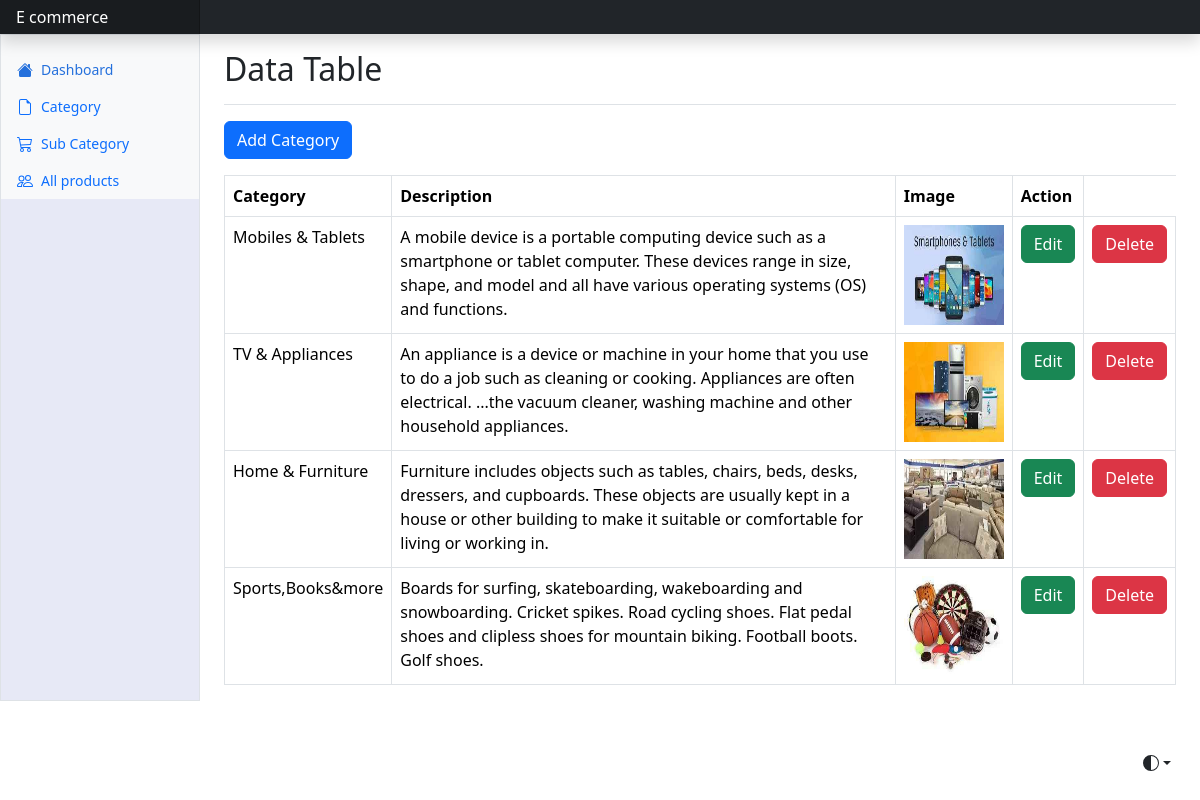
The app's page /category.php with its own data.
### tables this page shows
CREATE TABLE IF NOT EXISTS `category` (
  `id` int NOT NULL AUTO_INCREMENT,
  `category` varchar(30) NOT NULL,
  `description` varchar(1000) NOT NULL,
  `image` text NOT NULL,
  PRIMARY KEY (`id`)
);

### category.php (the view, shortened to what this page needs)
<?php require('header.php');?>
<?php require('sidebar.php');?>
<?php
$servername = "localhost";
$username = "root";
$password = "";
$dbname = "ecommercewebsite";
$conn = new mysqli($servername, $username, $password, $dbname);
?>
    <main class="col-md-9 ms-sm-auto col-lg-10 px-md-4">
      <div class="d-flex justify-content-between flex-wrap flex-md-nowrap align-items-center pt-3 pb-2 mb-3 border-bottom">
        <h1 class="h2">Data Table</h1>
      </div>
      <a href="addcategory.php" class="btn btn-primary">Add Category</a>
      <?php
    $selectquery="select * from category";
    $selectqueryvariable=$conn->query($selectquery);
      ?>
        <table class="table table-bordered mt-3">
            <thead class="thead-dark">
                <tr>
                    <th scope="col">Category</th>
                    <th scope="col">Description</th>
                    <th scope="col">Image</th>
                    <th scope="col">Action</th>
                </tr>
            </thead>
            <tbody>
            <?php while($row=$selectqueryvariable->fetch_assoc()){
 ?>
  <tr>
    <td scope="row"><?php echo $row['category']?></td>
    <td scope="row"><?php echo $row['description']?></td>
    <td><img src="./images/<?php echo $row['image'] ?>" width="100px" height="100px"></td>
    <td><a href="categoryedit.php?id=<?php echo $row['id']?>" class="btn btn-success" value="Edit" >Edit</a></td>
     <td><a href="categorydelete.php?id=<?php echo $row['id']?>" class="btn btn-danger" value="Delete" >Delete</a></td>
  </tr>
  <?php }?>
            </tbody>
        </table>
      </div>
  </div>
    <script src="https://cdn.jsdelivr.net/npm/chart.js@4.3.2/dist/chart.umd.js"></script><script src="dashboard.js"></script></body>
</html>

### records on screen
category: category "Mobiles & Tablets", description "A mobile device is a portable computing device such as a smartphone or tablet computer. These devices range in size, shape, and model and all have various operating systems (OS) and functions.", image (picture)
category: category "TV & Appliances", description "An appliance is a device or machine in your home that you use to do a job such as cleaning or cooking. Appliances are often electrical. ...the vacuum cleaner, washing machine and other household appliances.", image (picture)
category: category "Home & Furniture", description "Furniture includes objects such as tables, chairs, beds, desks, dressers, and cupboards. These objects are usually kept in a house or other building to make it suitable or comfortable for living or working in.", image (picture)
category: category "Sports,Books&more", description "Boards for surfing, skateboarding, wakeboarding and snowboarding. Cricket spikes. Road cycling shoes. Flat pedal shoes and clipless shoes for mountain biking. Football boots. Golf shoes.", image (picture)
